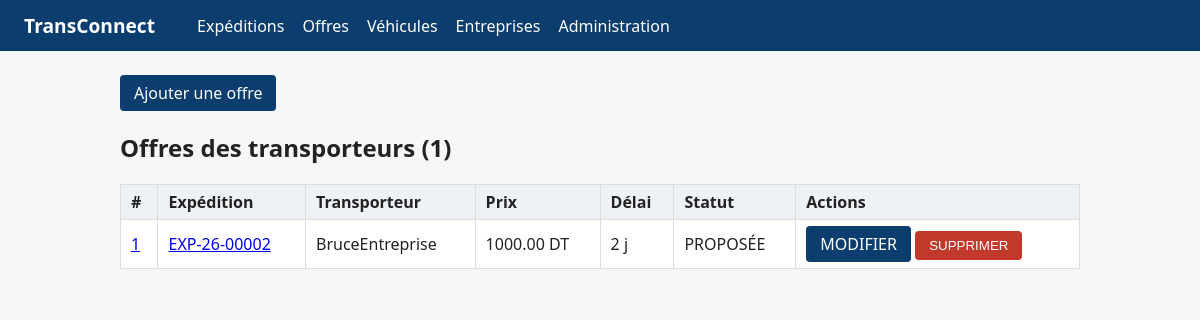
Page /offres/ on the committed database.
### OffresApp/models.py (models this page shows, shortened)
class Offre(models.Model):
    STATUT_CHOICES = [
        ('proposee', 'Proposée'),
        ('acceptee', 'Acceptée'),
        ('refusee', 'Refusée'),
        ('retiree', 'Retirée'),
    ]
    prix = models.DecimalField(
        max_digits=10,
        decimal_places=2,
        validators=[MinValueValidator(Decimal('0.01'))],
    )
    delai_jours = models.PositiveIntegerField(validators=[MinValueValidator(1)])
    statut = models.CharField(max_length=20, choices=STATUT_CHOICES, default='proposee')
    date_proposition = models.DateField(auto_now_add=True)
    expedition = models.ForeignKey(
        Expedition,
        on_delete=models.CASCADE,
        related_name='offres',
    )
    transporteur = models.ForeignKey(
        Entreprise,
        on_delete=models.CASCADE,
        related_name='offres_proposees',
    )
    vehicule = models.ForeignKey(
        Vehicule,
        on_delete=models.PROTECT,
        related_name='offres',
    )
    created_at = models.DateTimeField(auto_now_add=True)
    updated_at = models.DateTimeField(auto_now=True)

### ExpeditionsApp/models.py (models this page shows, shortened)
class Expedition(models.Model):
    STATUT_CHOICES = [
        ('publiee', 'Publiée'),
        ('attribuee', 'Attribuée'),
        ('en_cours', 'En cours'),
        ('livree', 'Livrée'),
        ('annulee', 'Annulée'),
    ]
    reference = models.CharField(
        max_length=12,
        unique=True,
        blank=True,
        editable=False,
        validators=[RegexValidator(r'^EXP-\d{2}-\d{5}$', "Format attendu : EXP-AA-NNNNN")],
    )
    ville_depart = models.CharField(max_length=100)
    ville_arrivee = models.CharField(max_length=100)
    poids_kg = models.DecimalField(
        max_digits=10,
        decimal_places=2,
        validators=[MinValueValidator(Decimal('0.01'))],
    )
    date_souhaitee = models.DateField()
    description = models.TextField(blank=True)
    statut = models.CharField(max_length=20, choices=STATUT_CHOICES, default='publiee')
    entreprise = models.ForeignKey(
        Entreprise,
        on_delete=models.CASCADE,
        related_name='expéditions',
    )
    created_at = models.DateTimeField(auto_now_add=True)
    updated_at = models.DateTimeField(auto_now=True)

### EntreprisesApp/models.py (models this page shows, shortened)
class Entreprise(models.Model):
    TYPE_CHOICES = [
        ('chargeur', 'Chargeur'),
        ('transporteur', 'Transporteur'),
    ]
    raison_sociale = models.CharField(max_length=150)
    matricule_fiscal = models.CharField(
        max_length=17,
        unique=True,
        validators=[
            RegexValidator(
                regex=MATRICULE_REGEX,
                message="Matricule fiscal invalide (ex. 1234567AAM000 ou 1234567/A/A/M/000).",
            )
        ],
    )
    type_entreprise = models.CharField(max_length=20, choices=TYPE_CHOICES)
    adresse = models.TextField(validators=[MinLengthValidator(20)])
    utilisateur = models.OneToOneField(
        settings.AUTH_USER_MODEL,
        on_delete=models.CASCADE,
        related_name='entreprise',
    )
    created_at = models.DateTimeField(auto_now_add=True)
    updated_at = models.DateTimeField(auto_now=True)

### OffresApp/views.py (the view)
# urls.py: path('', views.liste_offres, name='liste'),
def liste_offres(request):
    offres = (
        Offre.objects
        .select_related('expedition', 'transporteur', 'vehicule')
        .order_by('-date_proposition', '-pk')
    )
    return render(request, 'offres/liste.html', {'offres': offres})

### OffresApp/templates/offres/liste.html (shortened to what this page needs)
{% extends 'base.html' %}
{% block content %}
<p><a class="button" href="{% url 'offres:ajouter' %}">Ajouter une offre</a></p>
<h2>Offres des transporteurs ({{ offres|length }})</h2>
<table>
<thead>
<tr><th>#</th><th>Expédition</th><th>Transporteur</th><th>Prix</th><th>Délai</th><th>Statut</th><th>Actions</th></tr>
</thead>
<tbody>
{% for offre in offres %}
<tr>
    <td><a href="{% url 'offres:detail' offre.pk %}">{{ offre.pk }}</a></td>
    <td><a href="{% url 'expeditions:detail' offre.expedition.reference %}">{{ offre.expedition.reference }}</a></td>
    <td>{{ offre.transporteur.raison_sociale }}</td>
    <td>{{ offre.prix|floatformat:2 }} DT</td>
    <td>{{ offre.delai_jours }} j</td>
    <td>{{ offre.get_statut_display|upper }}</td>
    <td>
        {% if offre.statut != 'acceptee' %}
        <a class="button" href="{% url 'offres:modifier' offre.pk %}">MODIFIER</a>
        <form class="inline-form" method="post" action="{% url 'offres:supprimer' offre.pk %}"
              onsubmit="return confirm('Supprimer cette offre ?');">
            <button class="danger" type="submit">SUPPRIMER</button>
        </form>
        {% else %}
        Modification et suppression indisponibles pour une offre acceptée.
        {% endif %}
    </td>
</tr>
{% empty %}
<tr><td colspan="7">Aucune offre pour le moment.</td></tr>
{% endfor %}
</tbody>
</table>
{% endblock %}

### templates/base.html (style rules this page uses)
body { font-family: system-ui, Arial, sans-serif; margin: 0; background: #f6f7f9; color: #222; }
table { border-collapse: collapse; width: 100%; background: #fff; }
th, td { border: 1px solid #ddd; padding: 6px 10px; text-align: left; }
th { background: #eef1f5; }
a.button { display: inline-block; background: #0b3d6e; color: #fff; padding: 7px 14px; border-radius: 4px; text-decoration: none; }
.inline-form { display: inline; }
button.danger { background: #c0392b; color: #fff; border: 0; padding: 7px 14px; border-radius: 4px; cursor: pointer; }

### rows in the picture
Offre: pk "1", expedition.reference "EXP-26-00002", transporteur.raison_sociale "BruceEntreprise", prix "1000.00", delai_jours "2", statut "PROPOSÉE", shows "MODIFIER"

### other values in the picture
{{ offres|length }} "1"
